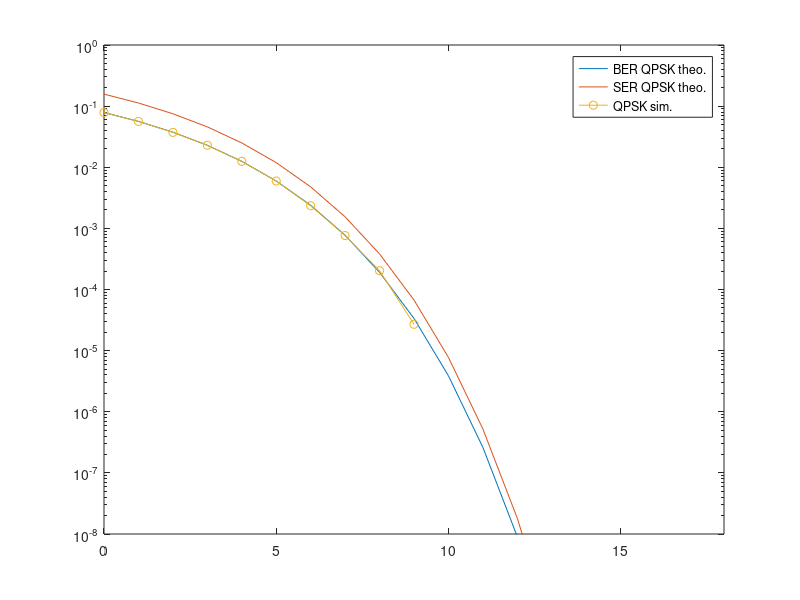

This figure's MATLAB source:
close all; clear; clc;

K = 10^6; % # of instances (memory limitation)

% select transmission and channel parameters
EbN0dB=0:18;
EbN0=10.^(EbN0dB/10);
N0=1;
Eb=EbN0*N0;
Es=Eb;

BER = zeros(1,length(Es));
for i = 1:length(Es) % test each SNR
    
    % generate bit stream
    b = (sign(randn(1, K))+1)/2;

    % transmit
    sym_alph = [1+1j, -1+1j, 1-1j, -1-1j]/sqrt(2); % symbol alphabet
    bits = log2(length(sym_alph)); % bits per symbol
    symbols = reshape(b, bits, []);
    sym_sel = 2.^[0:bits-1]*symbols; % select symbol (uniquely identify symbol using binary #s)
    s = sqrt(Es(i))*sym_alph(sym_sel+1);
    % convert to real signal -> mix up -> transmit over channel
    
    % channel
    n = sqrt(N0/2)*(randn(1,K/bits) + 1j*randn(1,K/bits))/sqrt(2);

    % receive -> mix down -> convert to I-Q
    r = s + n;

    % detection (MAP)
    rx_symbols = [real(r)<0; imag(r)<0]*1.0;
    b_est = reshape(rx_symbols, 1, [])*1.0;
    
    % calculate BER
    bit_errors = sum(b ~= b_est)*1.0;
    BER(i) = bit_errors/K;

    if (BER(i) < 100/K) break; end

end

% figure(1);
% scatter(real(r), imag(r)); % final SNR

ber_qpsk = qfunc(sqrt(2*EbN0));
ser_qpsk = 2*ber_qpsk;

figure(2);
semilogy(EbN0dB, ber_qpsk, ...
         EbN0dB, ser_qpsk, ...
         EbN0dB,BER, '-o' ...
         );
axis([0 18 10^-8 10^0]);
legend('BER QPSK theo.','SER QPSK theo.','QPSK sim.');
